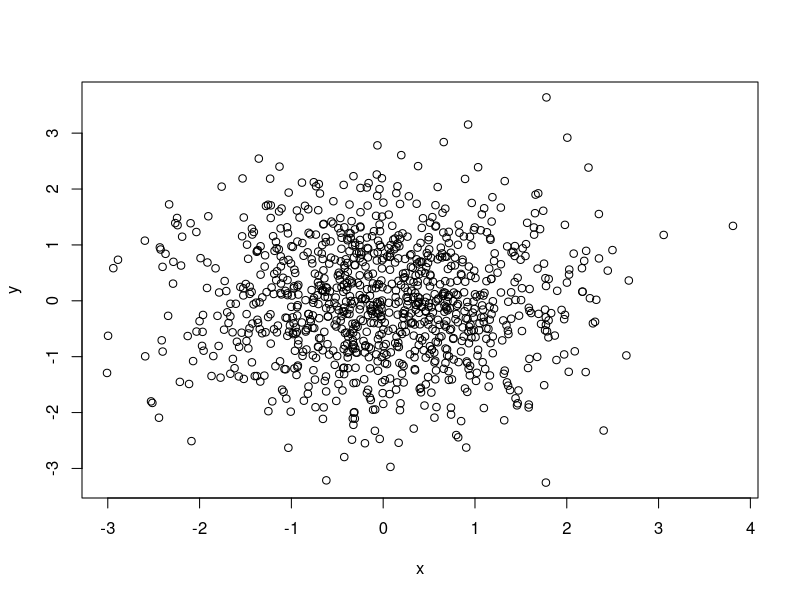
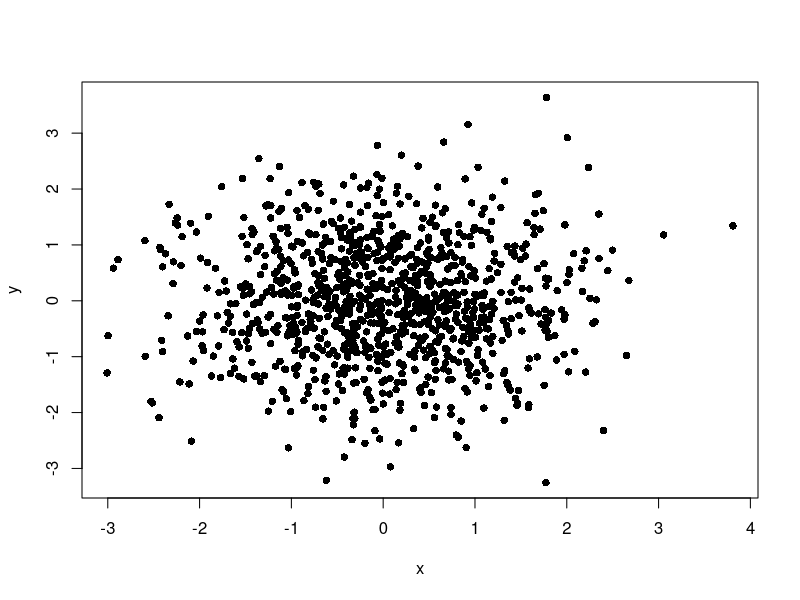
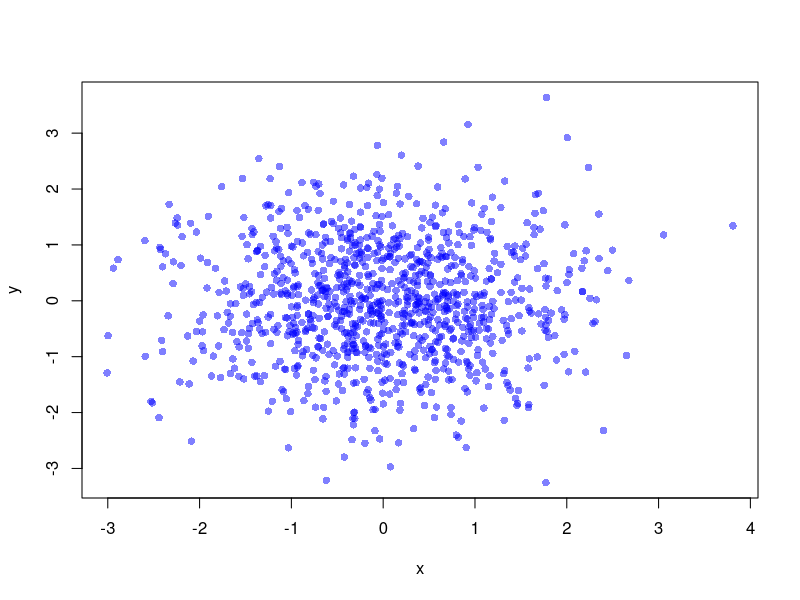
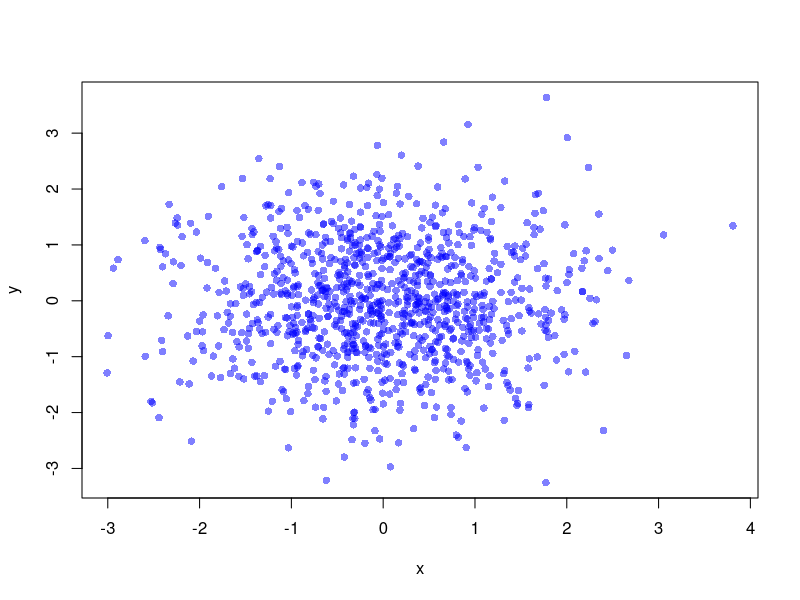
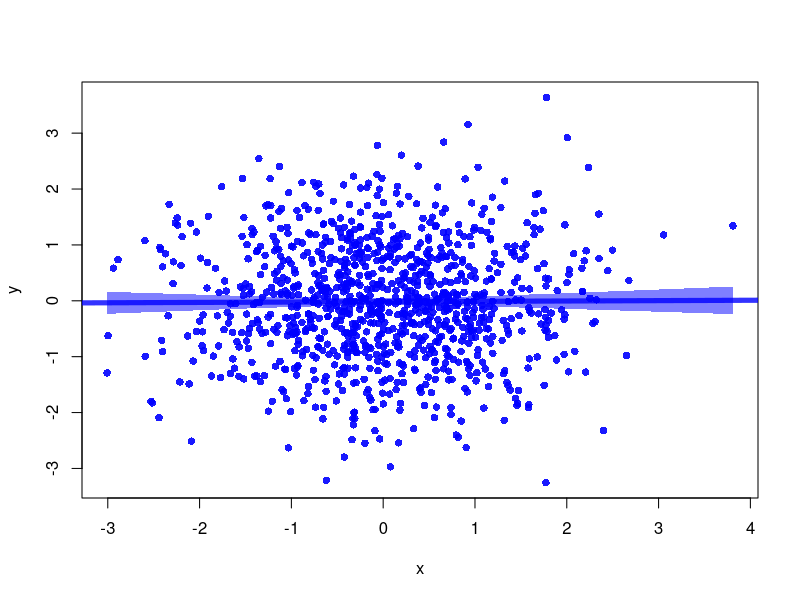
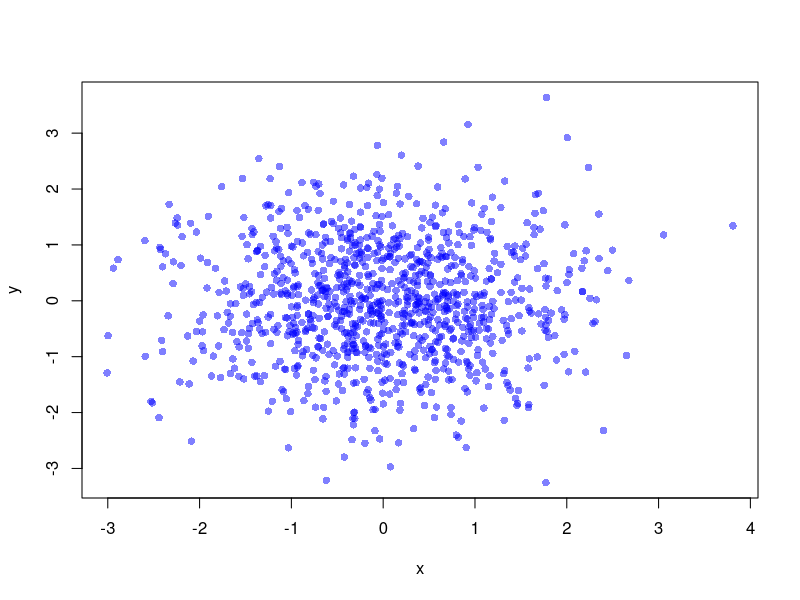
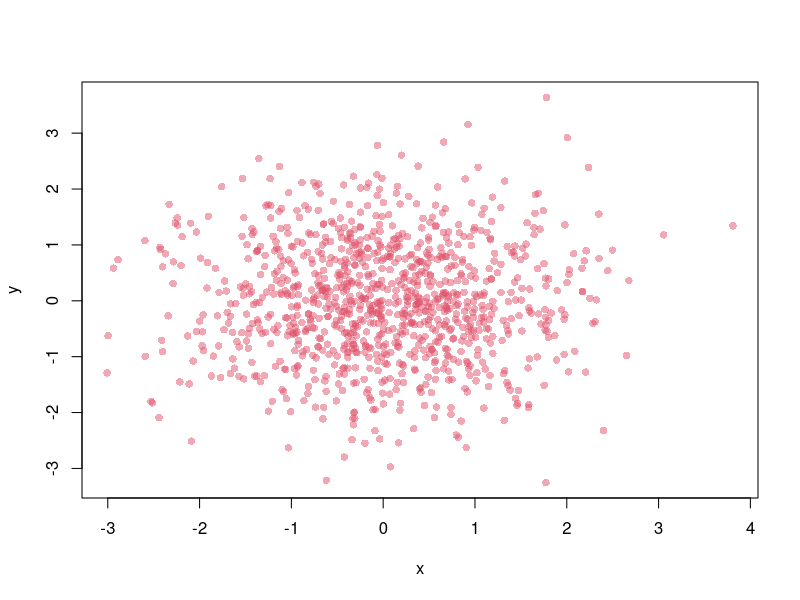

Generate these figures, in order, with R:
## ---- chunk 1
set.seed(1)
x <- rnorm(1000)
y <- rnorm(1000)
plot(x, y)
## ---- chunk 2
plot(x, y, pch = 16)
## ---- chunk 3
plot(x, y, pch = 16, col = "#0000FF80")
## ---- chunk 4
plot(x, y, pch = 16, col = adjustcolor("blue", alpha.f = 0.5))
## ---- chunk 5
plot(x, y, pch = 16, col = adjustcolor("blue", alpha.f = 0.9))

# 95%信頼区間を描く
model <- lm(y ~ x)
ord <- order(x)
x_sorted <- x[ord]
conf <- predict(model, interval = "confidence")
conf_sorted <- conf[ord, ]

polygon(
  c(x_sorted, rev(x_sorted)),
  c(conf_sorted[, 2], rev(conf_sorted[, 3])),
  col = adjustcolor("blue", alpha.f = 0.5),
  border = NA
)

# 回帰線を描く
abline(model, col = adjustcolor("blue", alpha.f = 0.8), lwd = 5)
## ---- chunk 6
plot(x, y, pch = 16, col = rgb(0, 0, 1, alpha = 0.5))
## ---- chunk 7
plot(x, y, pch = 16, col = adjustcolor(2, alpha.f = 0.5))
